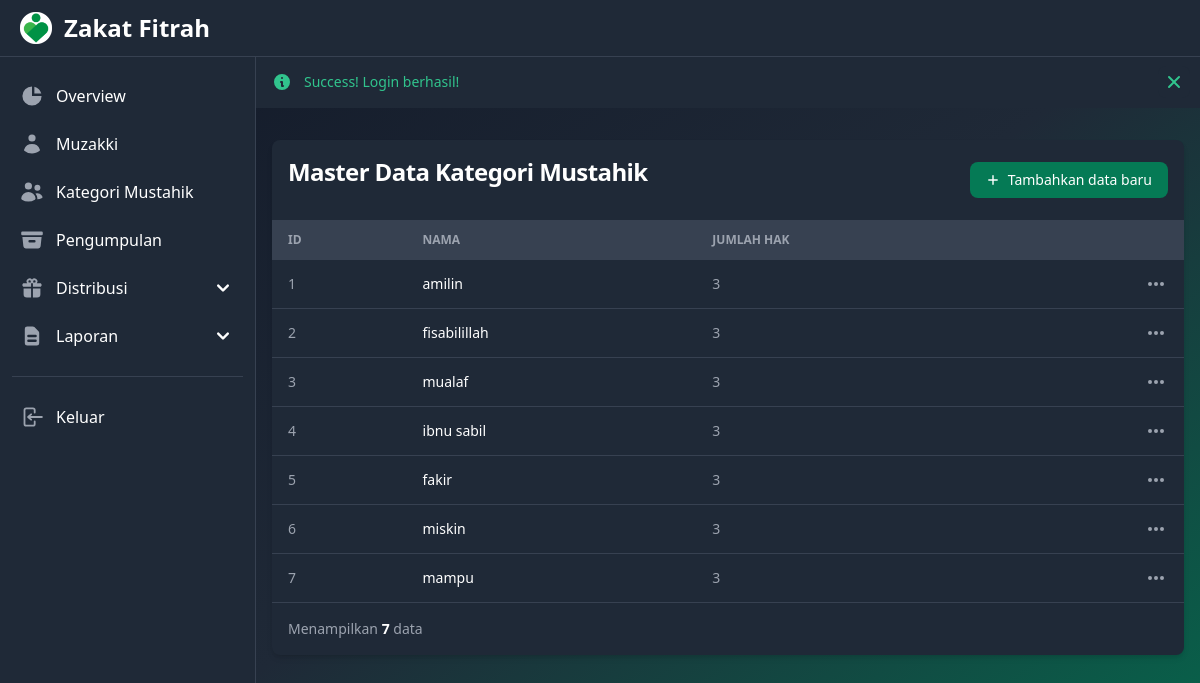
/kategori-mustahik/index.php (signed in), run on the app's committed database.
### tables this page shows
CREATE TABLE `kategori_mustahik` (
  `id_kategori` int(11) NOT NULL,
  `nama_kategori` varchar(50) NOT NULL,
  `jumlah_hak` double NOT NULL
);

### kategori-mustahik/index.php (the view, shortened to what this page needs)
<?php session_start();
if (isset($_SESSION['flash_status'])) {
  $flash_status = $_SESSION['flash_status'];
  $flash_message = $_SESSION['flash_message'];
}
include_once("../koneksi.php");
$result = mysqli_query($mysqli, "SELECT * FROM kategori_mustahik");
?>
<!DOCTYPE html>
<html lang="en">
<head>
  <link rel="stylesheet" href="../styles.css">
</head>
<body class="min-h-screen min-w-screen bg-gradient-to-tl from-green-700 via-gray-800 to-gray-900">
  <nav class="fixed top-0 z-50 w-full border-b bg-gray-800 border-gray-700">
    <div class="px-3 py-3 lg:px-5 lg:pl-3">
      <div class="flex items-center justify-between">
        <div class="flex items-center justify-start">
          <a href="../index.php" class="flex ml-2 md:mr-24">
            <img src="../logo.png" class="h-8" alt="Zakat Logo" />
            <span class="self-center text-xl font-semibold ml-3 sm:text-2xl whitespace-nowrap text-white">Zakat Fitrah</span>
          </a>
        </div>
      </div>
    </div>
  </nav>
  <aside id="default-sidebar" class="fixed top-14 left-0 z-40 w-64 h-screen transition-transform -translate-x-full md:translate-x-0" aria-label="Sidenav">
    <div class="overflow-y-auto py-5 px-3 h-full border-r bg-gray-800 border-gray-700">
      <ul class="space-y-2">
        <li>
          <a href="../index.php" class="flex items-center p-2 text-base font-normal rounded-lg text-white hover:bg-gray-700 group">
            <svg aria-hidden="true" class="w-6 h-6 transition duration-75 text-gray-400 group-hover:text-white" fill="currentColor" viewBox="0 0 20 20" xmlns="http://www.w3.org/2000/svg">
              <path d="M2 10a8 8 0 018-8v8h8a8 8 0 11-16 0z"></path>
              <path d="M12 2.252A8.014 8.014 0 0117.748 8H12V2.252z"></path>
            </svg>
            <span class="ml-3">Overview</span>
          </a>
        </li>
        <li>
          <a href="../muzakki/index.php" class="flex items-center p-2 text-base font-normal rounded-lg text-white hover:bg-gray-700 group">
            <span class="ml-3">Muzakki</span>
          </a>
        </li>
        <li>
          <a href="../kategori-mustahik/index.php" class="flex items-center p-2 text-base font-normal rounded-lg text-white hover:bg-gray-700 group">
            <span class="ml-3">Kategori Mustahik</span>
          </a>
        </li>
        <li>
          <a href="../pengumpulan/index.php" class="flex items-center p-2 text-base font-normal rounded-lg text-white hover:bg-gray-700 group">
            <span class="ml-3">Pengumpulan</span>
          </a>
        </li>
        <li>
          <button type="button" class="flex items-center p-2 w-full text-base font-normal rounded-lg transition duration-75 group text-white hover:bg-gray-700" aria-controls="dropdown-distribusi" data-collapse-toggle="dropdown-distribusi">
            <span class="flex-1 ml-3 text-left whitespace-nowrap">Distribusi</span>
            <svg aria-hidden="true" class="w-6 h-6" fill="currentColor" viewBox="0 0 20 20" xmlns="http://www.w3.org/2000/svg">
              <path fill-rule="evenodd" d="M5.293 7.293a1 1 0 011.414 0L10 10.586l3.293-3.293a1 1 0 111.414 1.414l-4 4a1 1 0 01-1.414 0l-4-4a1 1 0 010-1.414z" clip-rule="evenodd"></path>
            </svg>
          </button>
        </li>
        <li>
          <button type="button" class="flex items-center p-2 w-full text-base font-normal rounded-lg transition duration-75 group text-white hover:bg-gray-700" aria-controls="dropdown-laporan" data-collapse-toggle="dropdown-laporan">
            <span class="flex-1 ml-3 text-left whitespace-nowrap">Laporan</span>
            <svg aria-hidden="true" class="w-6 h-6" fill="currentColor" viewBox="0 0 20 20" xmlns="http://www.w3.org/2000/svg">
              <path fill-rule="evenodd" d="M5.293 7.293a1 1 0 011.414 0L10 10.586l3.293-3.293a1 1 0 111.414 1.414l-4 4a1 1 0 01-1.414 0l-4-4a1 1 0 010-1.414z" clip-rule="evenodd"></path>
            </svg>
          </button>
        </li>
      </ul>
      <ul class="pt-5 mt-5 space-y-2 border-t border-gray-700">
        <li>
          <a href="../logout.php" class="flex items-center p-2 text-base font-normal rounded-lg transition duration-75 hover:bg-gray-700 text-white group">
            <span class="ml-3">Keluar</span>
          </a>
        </li>
      </ul>
    </div>
  </aside>
  <div class="mt-14 md:ml-64">
    <?php if (isset($flash_status)) { ?>
      <div id="alert" <?php if ($flash_status === 'Error') { ?> class="flex p-4 mb-4 bg-gray-800 text-red-400" <?php } elseif ($flash_status === 'Success') { ?> class="flex p-4 mb-4 bg-gray-800 text-green-400" <?php } ?> role="alert">
        <div class="ml-3 text-sm font-medium">
          <?php echo $flash_status; ?>! <?php echo $flash_message; ?>
        </div>
        <button type="button"  <?php if ($flash_status === 'Success') { ?> class="ml-auto -mx-1.5 -my-1.5 rounded-lg focus:ring-2 focus:ring-green-400 p-1.5 inline-flex h-8 w-8 bg-gray-800 text-green-400 hover:bg-gray-700" <?php } ?> data-dismiss-target="#alert" aria-label="Close">
        </button>
      </div>
    <?php } ?>
    <main class="mx-auto p-4">
      <div class="bg-gray-800 relative shadow-md sm:rounded-lg overflow-visible">
        <div class="flex flex-col md:flex-row items-center justify-between space-y-3 md:space-y-0 md:space-x-4 p-4">
          <div class="w-full md:w-1/2">
            <h1 class="text-xl font-bold leading-tight tracking-tight md:text-2xl text-white mb-4">Master Data Kategori Mustahik</h1>
          </div>
          <div class="w-full md:w-auto flex flex-col md:flex-row space-y-2 md:space-y-0 items-stretch md:items-center justify-end md:space-x-3 flex-shrink-0">
            <a href="./add.php" class="flex items-center justify-center text-white focus:ring-4 font-medium rounded-lg text-sm px-4 py-2 bg-green-600 hover:bg-green-700 focus:outline-none focus:ring-green-800">
              <svg class="h-3.5 w-3.5 mr-2" fill="currentColor" viewbox="0 0 20 20" xmlns="http://www.w3.org/2000/svg" aria-hidden="true">
                <path clip-rule="evenodd" fill-rule="evenodd" d="M10 3a1 1 0 011 1v5h5a1 1 0 110 2h-5v5a1 1 0 11-2 0v-5H4a1 1 0 110-2h5V4a1 1 0 011-1z" />
              </svg>
              Tambahkan data baru
            </a>
          </div>
        </div>
        <div class="overflow-x-auto">
          <table class="w-full text-sm text-left text-gray-400">
            <thead class="text-xs uppercase bg-gray-700 text-gray-400">
              <tr>
                <th scope="col" class="px-4 py-3">Id</th>
                <th scope="col" class="px-4 py-3">Nama</th>
                <th scope="col" class="px-4 py-3">Jumlah Hak</th>
                <th scope="col" class="px-4 py-3">
                </th>
              </tr>
            </thead>
            <tbody>
              <?php
              while ($res = mysqli_fetch_array($result)) {
              ?>
                <tr class="border-b border-gray-700">
                  <td class="px-4 py-3"><?php echo $res['id_kategori'] ?></td>
                  <th scope="row" class="px-4 py-3 font-medium whitespace-nowrap text-white">
                    <?php echo $res['nama_kategori'] ?>
                  </th>
                  <td class="px-4 py-3"><?php echo $res['jumlah_hak'] ?></td>
                  <td class="px-4 py-3 flex items-center justify-end">
                    <button id="<?php echo $res['id_kategori'] ?>-dropdown-button" data-dropdown-toggle="<?php echo $res['id_kategori'] ?>-dropdown" class="inline-flex items-center p-0.5 text-sm font-medium text-center rounded-lg focus:outline-none text-gray-400 hover:text-gray-100" type="button">
                      <svg class="w-5 h-5" aria-hidden="true" fill="currentColor" viewbox="0 0 20 20" xmlns="http://www.w3.org/2000/svg">
                        <path d="M6 10a2 2 0 11-4 0 2 2 0 014 0zM12 10a2 2 0 11-4 0 2 2 0 014 0zM16 12a2 2 0 100-4 2 2 0 000 4z" />
                      </svg>
                    </button>
                  </td>
                </tr>
              <?php } ?>
            </tbody>
          </table>
        </div>
        <nav class="flex flex-col md:flex-row justify-between items-start md:items-center space-y-3 md:space-y-0 p-4" aria-label="Table navigation">
          <span class="text-sm font-normal text-gray-400">
            Menampilkan
            <span class="font-semibold text-white"><?php echo mysqli_num_rows($result) ?></span> data
          </span>
        </nav>
      </div>
    </main>
  </div>
</body>
</html>

### data on the page
kategori_mustahik: id_kategori "1", nama_kategori "amilin", jumlah_hak "3"
kategori_mustahik: id_kategori "2", nama_kategori "fisabilillah", jumlah_hak "3"
kategori_mustahik: id_kategori "3", nama_kategori "mualaf", jumlah_hak "3"
kategori_mustahik: id_kategori "4", nama_kategori "ibnu sabil", jumlah_hak "3"
kategori_mustahik: id_kategori "5", nama_kategori "fakir", jumlah_hak "3"
kategori_mustahik: id_kategori "6", nama_kategori "miskin", jumlah_hak "3"
kategori_mustahik: id_kategori "7", nama_kategori "mampu", jumlah_hak "3"

### other printed values
$flash_status "Success"
$flash_message "Login berhasil!"
mysqli_num_rows($result) "7"
